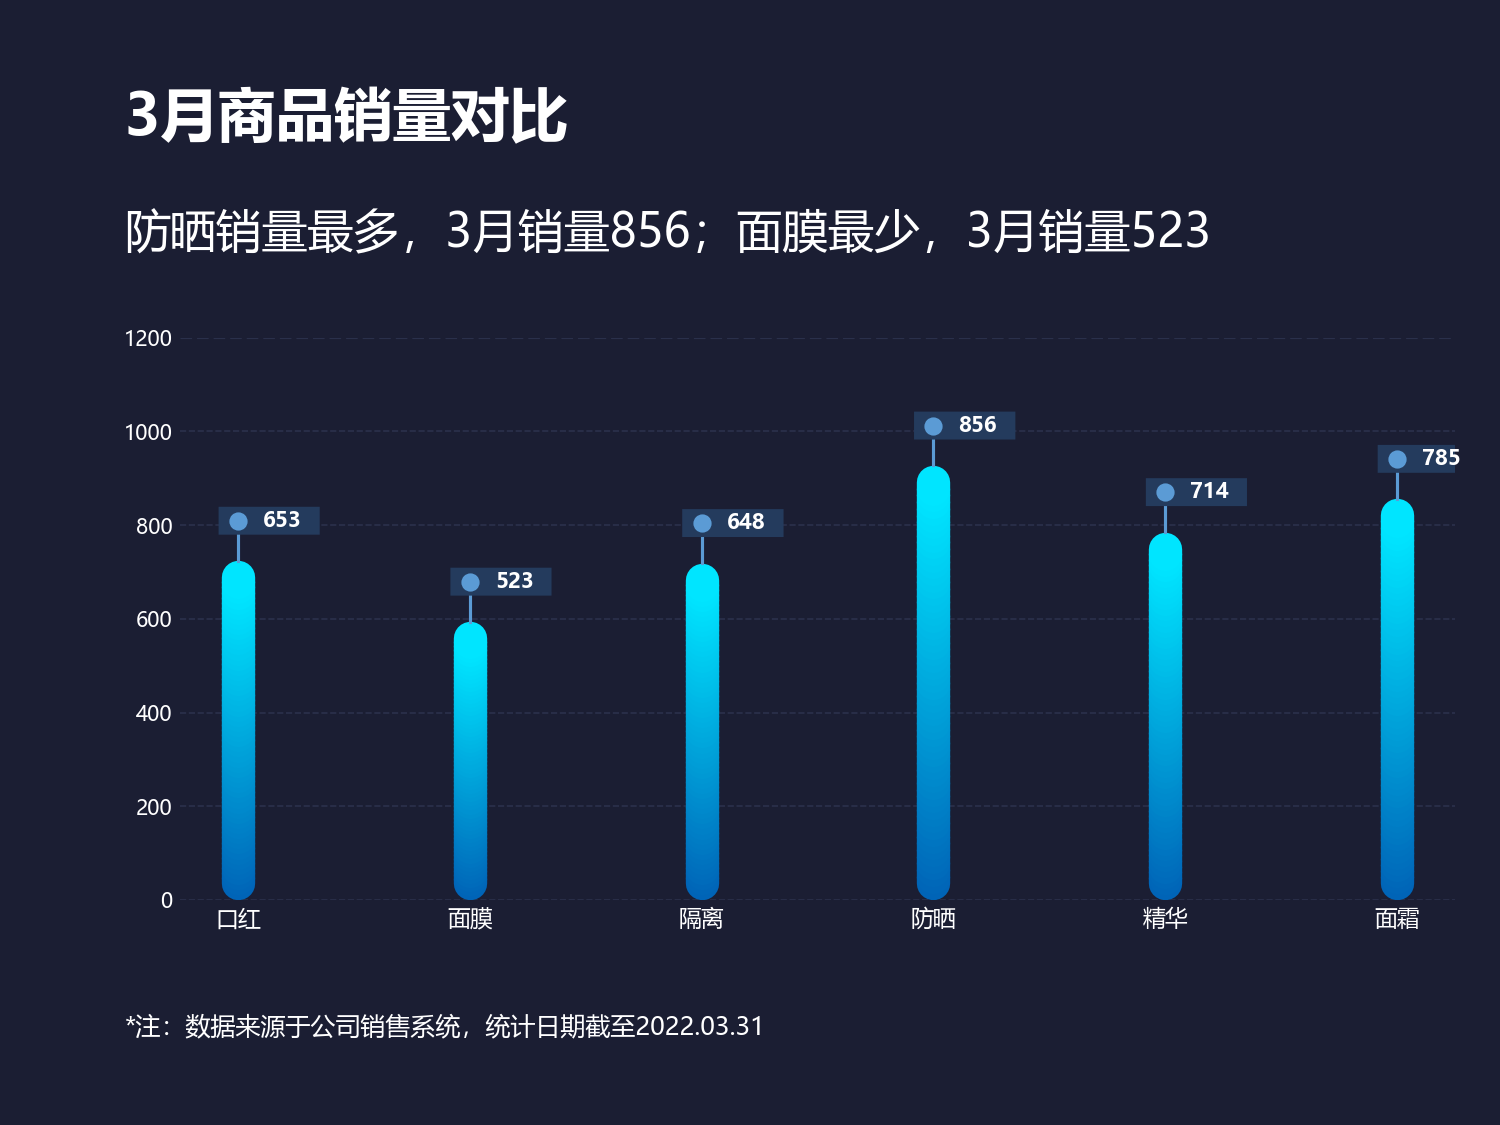

Here is the Python script that generated this plot:
import matplotlib
matplotlib.use('Agg')
import matplotlib.pyplot as plt
import numpy as np
from matplotlib.colors import LinearSegmentedColormap
from matplotlib.patches import FancyBboxPatch

# ================= 配置区 =================
plt.rcParams['font.sans-serif'] = ['Microsoft YaHei', 'SimHei', 'Arial Unicode MS']
plt.rcParams['axes.unicode_minus'] = False

# 数据准备
products = ['口红', '面膜', '隔离', '防晒', '精华', '面霜']
sales = [653, 523, 648, 856, 714, 785]

# 计算极值用于副标题
max_sales = max(sales)
min_sales = min(sales)
max_prod = products[sales.index(max_sales)]
min_prod = products[sales.index(min_sales)]
subtitle_text = f"{max_prod}销量最多，3月销量{max_sales}；{min_prod}最少，3月销量{min_sales}"

fig, ax = plt.subplots(figsize=(10, 7.5), facecolor='#1b1e33')
ax.set_facecolor('#1b1e33')

# 定义渐变色（底部改为#0064B7，与Excel原图3一致）
colors = ['#0064B7', '#00E5FF']
cmap = LinearSegmentedColormap.from_list("capsule_gradient", colors, N=256)

# ================= 绘图核心逻辑 =================
line_width = 16
num_segments = 60
cap_r = (line_width / 2) * (1200 - 0) / (7.5 * 0.50 * 72)

for i, val in enumerate(sales):
    segment_height = val / num_segments
    segment_colors = cmap(np.linspace(0, 1, num_segments))

    for j in range(num_segments):
        y_start = cap_r + j * segment_height
        y_end = cap_r + (j + 1) * segment_height

        ax.plot([i, i], [y_start, y_end],
                color=segment_colors[j],
                linewidth=line_width,
                solid_capstyle='round',
                zorder=2)

# ================= 绘制数据标签 =================
text_objs = []
circle_info = []

for i, val in enumerate(sales):
    top = val + 2 * cap_r  # 柱子顶端（半圆顶部）
    ax.plot([i, i], [top, top + 85], color='#5B9BD5', linewidth=1.5, zorder=3)
    ax.scatter(i, top + 85, color='#5B9BD5', s=60, zorder=6)
    t = ax.annotate(str(val), xy=(i, top + 85), xytext=(12, 0),
                    textcoords='offset points',
                    ha='left', va='center',
                    color='white', fontsize=10, fontweight='bold', zorder=6)
    text_objs.append(t)
    circle_info.append((i, top + 85))

fig.canvas.draw()
circle_r_disp = np.sqrt(60 / np.pi)

for t, (cx, cy) in zip(text_objs, circle_info):
    txt_ext = t.get_window_extent()
    circ_disp = ax.transData.transform((cx, cy))
    bx0 = circ_disp[0] - circle_r_disp - 6
    bx1 = txt_ext.x1 + 6
    by0 = min(circ_disp[1] - circle_r_disp, txt_ext.y0) - 8
    by1 = max(circ_disp[1] + circle_r_disp, txt_ext.y1) + 8
    bd = ax.transData.inverted().transform([[bx0, by0], [bx1, by1]])
    rect = FancyBboxPatch((bd[0, 0], bd[0, 1]),
                          bd[1, 0] - bd[0, 0], bd[1, 1] - bd[0, 1],
                          boxstyle="round,pad=0.01",
                          fc="#243B5D", ec="none", zorder=4,
                          transform=ax.transData)
    ax.add_patch(rect)

# ================= 样式调整 =================
ax.set_position([0.12, 0.20, 0.85, 0.50])

# Y轴设置（改为0-1200，与Excel原图3一致）
ax.set_ylim(0, 1200)
ax.set_yticks(range(0, 1201, 200))
ax.tick_params(axis='y', colors='white', labelsize=10, length=0)
ax.spines['left'].set_visible(False)

ax.set_xticks(range(len(products)))
ax.set_xticklabels(products, color='white', fontsize=11)
ax.tick_params(axis='x', length=0)

ax.spines['bottom'].set_visible(False)
ax.spines['top'].set_visible(False)
ax.spines['right'].set_visible(False)

ax.yaxis.grid(True, linestyle='--', color='#2f3552', alpha=0.8, zorder=0)
ax.axhline(y=1200, linestyle='--', color='#2f3552', alpha=0.8, zorder=0)
ax.set_axisbelow(True)

# 标题位置（与Y轴数字左边缘对齐）
fig.canvas.draw()
label_x = min(label.get_window_extent().x0 for label in ax.get_yticklabels()) / fig.canvas.get_width_height()[0]
fig.text(label_x, 0.88, '3月商品销量对比', fontsize=28, fontweight='bold', color='white', ha='left')
fig.text(label_x, 0.78, subtitle_text, fontsize=22, color='white', ha='left')

# 底部注释
fig.text(label_x, 0.08, '*注：数据来源于公司销售系统，统计日期截至2022.03.31', fontsize=12, color='white', ha='left')

# 保存为1.png
plt.savefig('1.png', dpi=150, facecolor='#1b1e33')
print("已生成 1.png")
